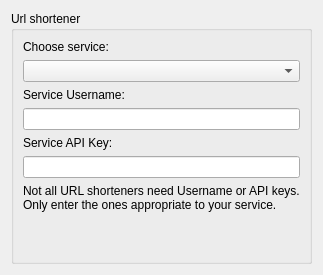
         <widget class="QWidget" name="urlShortenerPage">
          <layout class="QGridLayout" name="gridLayout_11">
           <item row="0" column="0">
            <widget class="QGroupBox" name="groupBox_4">
             <property name="title">
              <string>Url shortener</string>
             </property>
             <layout class="QGridLayout" name="gridLayout_10">
              <item row="0" column="0">
               <layout class="QVBoxLayout" name="verticalLayout_7">
                <item>
                 <widget class="QLabel" name="label_2">
                  <property name="text">
                   <string>Choose service:</string>
                  </property>
                 </widget>
                </item>
                <item>
                 <widget class="QComboBox" name="urlShortenersComboBox"/>
                </item>
                <item>
                 <widget class="QLabel" name="label_14">
                  <property name="text">
                   <string>Service Username:</string>
                  </property>
                 </widget>
                </item>
                <item>
                 <widget class="QLineEdit" name="urlShortenersUsername"/>
                </item>
                <item>
                 <widget class="QLabel" name="label_15">
                  <property name="text">
                   <string>Service API Key:</string>
                  </property>
                 </widget>
                </item>
                <item>
                 <widget class="QLineEdit" name="urlShortenersAPIKey"/>
                </item>
                <item>
                 <widget class="QLabel" name="label_16">
                  <property name="text">
                   <string>Not all URL shorteners need Username or API keys. Only enter the ones appropriate to your service.</string>
                  </property>
                  <property name="wordWrap">
                   <bool>true</bool>
                  </property>
                 </widget>
                </item>
                <item>
                 <spacer name="verticalSpacer_7">
                  <property name="orientation">
                   <enum>Qt::Vertical</enum>
                  </property>
                  <property name="sizeHint" stdset="0">
                   <size>
                    <width>20</width>
                    <height>40</height>
                   </size>
                  </property>
                 </spacer>
                </item>
               </layout>
              </item>
             </layout>
            </widget>
           </item>
          </layout>
         </widget>
